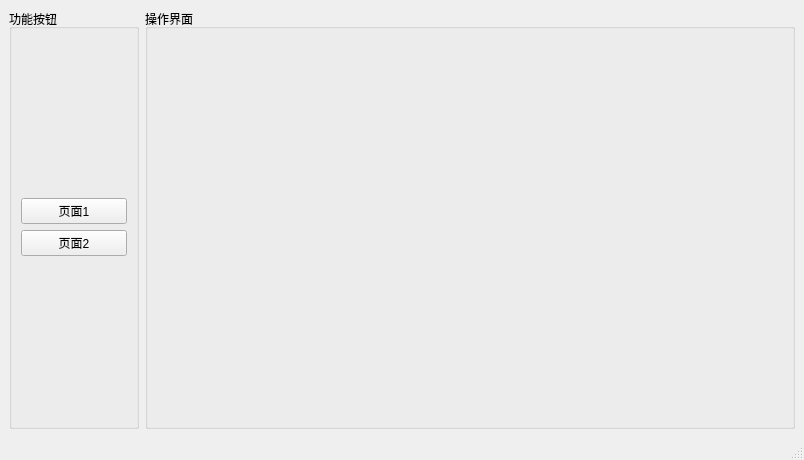
<?xml version="1.0" encoding="UTF-8"?>
<ui version="4.0">
 <class>MainWindow</class>
 <widget class="QMainWindow" name="MainWindow">
  <property name="geometry">
   <rect>
    <x>0</x>
    <y>0</y>
    <width>804</width>
    <height>460</height>
   </rect>
  </property>
  <property name="windowTitle">
   <string>MainWindow</string>
  </property>
  <widget class="QWidget" name="centralwidget">
   <layout class="QGridLayout" name="gridLayout_4">
    <item row="0" column="0">
     <layout class="QGridLayout" name="gridLayout" columnstretch="2,10">
      <item row="0" column="0">
       <layout class="QVBoxLayout" name="verticalLayout">
        <item>
         <widget class="QGroupBox" name="groupBox">
          <property name="title">
           <string>功能按钮</string>
          </property>
          <layout class="QGridLayout" name="gridLayout_5">
           <item row="0" column="0">
            <layout class="QGridLayout" name="gridLayout_2">
             <item row="0" column="0">
              <widget class="QPushButton" name="pageOneButton">
               <property name="text">
                <string>页面1</string>
               </property>
              </widget>
             </item>
             <item row="1" column="0">
              <widget class="QPushButton" name="pageTwoButton">
               <property name="text">
                <string>页面2</string>
               </property>
              </widget>
             </item>
            </layout>
           </item>
          </layout>
         </widget>
        </item>
       </layout>
      </item>
      <item row="0" column="1">
       <layout class="QVBoxLayout" name="verticalLayout_2">
        <item>
         <widget class="QGroupBox" name="groupBox_2">
          <property name="title">
           <string>操作界面</string>
          </property>
          <layout class="QGridLayout" name="gridLayout_3">
           <item row="0" column="0">
            <layout class="QVBoxLayout" name="verticalLayout_3">
             <item>
              <widget class="QStackedWidget" name="stackedWidget">
               <widget class="QWidget" name="page"/>
               <widget class="QWidget" name="page_2"/>
              </widget>
             </item>
            </layout>
           </item>
          </layout>
         </widget>
        </item>
       </layout>
      </item>
     </layout>
    </item>
   </layout>
  </widget>
  <widget class="QMenuBar" name="menubar">
   <property name="geometry">
    <rect>
     <x>0</x>
     <y>0</y>
     <width>804</width>
     <height>21</height>
    </rect>
   </property>
  </widget>
  <widget class="QStatusBar" name="statusbar"/>
 </widget>
 <resources/>
 <connections/>
</ui>
